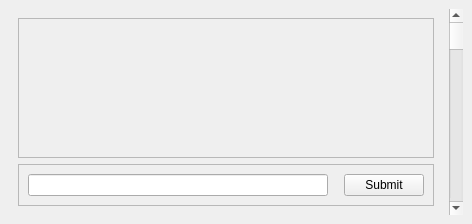
<?xml version="1.0" encoding="UTF-8"?>
<ui version="4.0">
 <class>main</class>
 <widget class="QMainWindow" name="main">
  <property name="geometry">
   <rect>
    <x>0</x>
    <y>0</y>
    <width>472</width>
    <height>224</height>
   </rect>
  </property>
  <property name="windowTitle">
   <string>MainWindow</string>
  </property>
  <widget class="QWidget" name="centralwidget">
   <layout class="QHBoxLayout" name="horizontalLayout_2">
    <item>
     <widget class="QWidget" name="widget" native="true">
      <layout class="QVBoxLayout" name="verticalLayout">
       <item>
        <widget class="QTextEdit" name="textEdit">
         <property name="enabled">
          <bool>false</bool>
         </property>
        </widget>
       </item>
       <item>
        <widget class="QFrame" name="frame">
         <property name="frameShape">
          <enum>QFrame::StyledPanel</enum>
         </property>
         <property name="frameShadow">
          <enum>QFrame::Raised</enum>
         </property>
         <layout class="QHBoxLayout" name="horizontalLayout">
          <item>
           <widget class="QLineEdit" name="lineEdit">
            <property name="sizePolicy">
             <sizepolicy hsizetype="Maximum" vsizetype="Fixed">
              <horstretch>0</horstretch>
              <verstretch>0</verstretch>
             </sizepolicy>
            </property>
            <property name="minimumSize">
             <size>
              <width>300</width>
              <height>0</height>
             </size>
            </property>
           </widget>
          </item>
          <item>
           <spacer name="horizontalSpacer">
            <property name="orientation">
             <enum>Qt::Horizontal</enum>
            </property>
            <property name="sizeType">
             <enum>QSizePolicy::Maximum</enum>
            </property>
            <property name="sizeHint" stdset="0">
             <size>
              <width>250</width>
              <height>10</height>
             </size>
            </property>
           </spacer>
          </item>
          <item>
           <widget class="QPushButton" name="pushButton">
            <property name="maximumSize">
             <size>
              <width>100</width>
              <height>80</height>
             </size>
            </property>
            <property name="text">
             <string>Submit</string>
            </property>
           </widget>
          </item>
         </layout>
        </widget>
       </item>
      </layout>
     </widget>
    </item>
    <item>
     <widget class="QScrollBar" name="verticalScrollBar">
      <property name="orientation">
       <enum>Qt::Vertical</enum>
      </property>
     </widget>
    </item>
   </layout>
  </widget>
  <widget class="QMenuBar" name="menubar">
   <property name="geometry">
    <rect>
     <x>0</x>
     <y>0</y>
     <width>472</width>
     <height>25</height>
    </rect>
   </property>
  </widget>
 </widget>
 <resources/>
 <connections>
  <connection>
   <sender>lineEdit</sender>
   <signal>returnPressed()</signal>
   <receiver>pushButton</receiver>
   <slot>animateClick()</slot>
   <hints>
    <hint type="sourcelabel">
     <x>329</x>
     <y>524</y>
    </hint>
    <hint type="destinationlabel">
     <x>680</x>
     <y>526</y>
    </hint>
   </hints>
  </connection>
  <connection>
   <sender>pushButton</sender>
   <signal>clicked()</signal>
   <receiver>main</receiver>
   <slot>message()</slot>
   <hints>
    <hint type="sourcelabel">
     <x>706</x>
     <y>526</y>
    </hint>
    <hint type="destinationlabel">
     <x>739</x>
     <y>32</y>
    </hint>
   </hints>
  </connection>
 </connections>
 <slots>
  <slot>message()</slot>
 </slots>
</ui>
